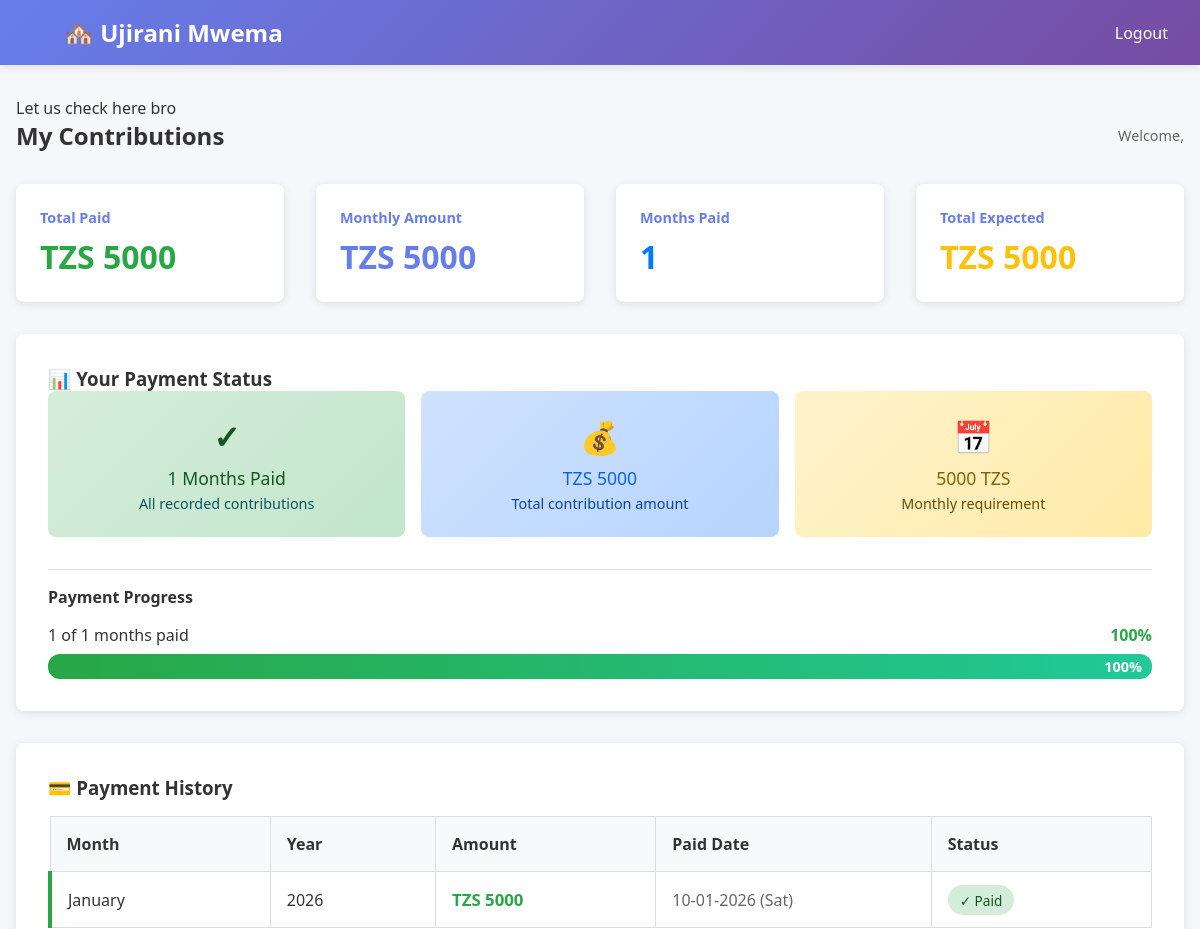
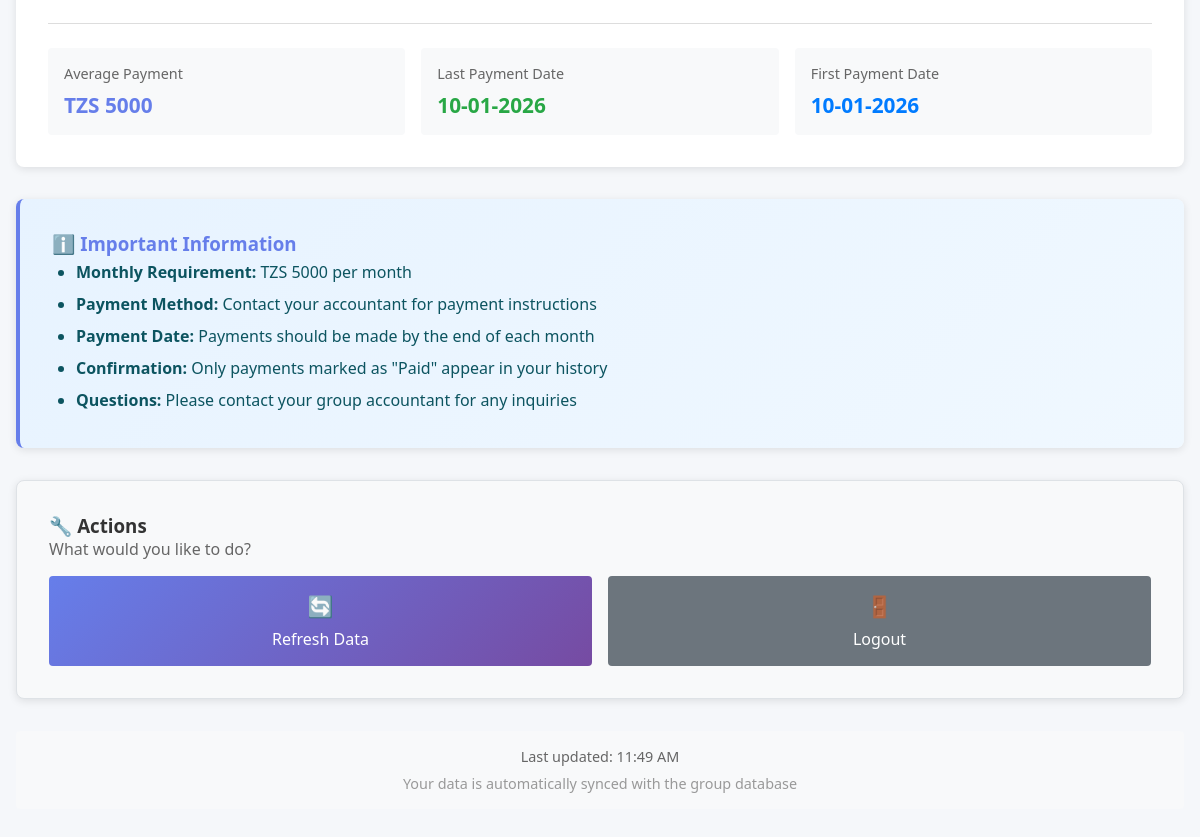
Screenshot of /members/ (signed in) with the database file from the repository (2 pictures, top to bottom).
### contributions/models.py (models this page shows, shortened)
class Group(models.Model):
    name = models.CharField(max_length=100, default="Ujirani Mwema")
    monthly_contribution = models.DecimalField(max_digits=10, decimal_places=2, default=5000)
    description = models.TextField(blank=True)
    created_at = models.DateTimeField(auto_now_add=True)
    class Meta:
        verbose_name_plural = "Groups"

class Contribution(models.Model):
    MONTHS = [
        (1, 'January'), (2, 'February'), (3, 'March'), (4, 'April'),
        (5, 'May'), (6, 'June'), (7, 'July'), (8, 'August'),
        (9, 'September'), (10, 'October'), (11, 'November'), (12, 'December')
    ]
    member = models.ForeignKey(Member, on_delete=models.CASCADE, related_name='contributions')
    year = models.IntegerField()
    month = models.IntegerField(choices=MONTHS)
    amount = models.DecimalField(max_digits=10, decimal_places=2)
    paid_date = models.DateField(auto_now_add=True)
    notes = models.TextField(blank=True)
    class Meta:
        unique_together = ('member', 'year', 'month')
        ordering = ['-year', '-month']
        verbose_name_plural = "Contributions"
    def get_month_name(self):
        return dict(self.MONTHS)[self.month]

### contributions/views.py (the view)
# urls.py: path('members/', views.member_dashboard, name='member_dashboard'),
@login_required(login_url='login')
def member_dashboard(request):
    try:
        member = Member.objects.get(user=request.user)
    except Member.DoesNotExist:
        return render(request, 'error.html', {
            'message': 'You are not registered as a member'
        })
    paid_contributions = member.contributions.all().order_by('-year', '-month')
    total_paid = paid_contributions.aggregate(Sum('amount'))['amount__sum'] or 0
    months_paid = paid_contributions.count()
    monthly_amount = member.group.monthly_contribution
    expected_payment = months_paid * monthly_amount  # PROPER CALCULATION
    context = {
        'member': member,
        'contributions': paid_contributions,
        'total_paid': total_paid,
        'monthly_amount': monthly_amount,
        'months_paid': months_paid,
        'expected_payment': expected_payment,  # Pass calculated value
    }
    return render(request, 'member_dashboard.html', context)

### templates/member_dashboard.html (shortened to what this page needs)
{% extends 'base.html' %}
{% block content %}
<div style="display: flex; justify-content: space-between; align-items: center; margin-bottom: 2rem;">
    <h2>My Contributions</h2>
    <div style="text-align: right;">
        <div style="font-size: 0.9rem; color: #666;">Welcome,</div>
    </div>
</div>
<div class="stats">
    <div class="stat-card">
        <h3>Total Paid</h3>
        <div class="value" style="color: #28a745;">TZS {{ total_paid|floatformat:0 }}</div>
    </div>
    <div class="stat-card">
        <h3>Monthly Amount</h3>
        <div class="value" style="color: #667eea;">TZS {{ monthly_amount|floatformat:0 }}</div>
    </div>
    <div class="stat-card">
        <h3>Months Paid</h3>
        <div class="value" style="color: #007bff;">{{ contributions|length }}</div>
    </div>
    <div class="stat-card">
        <h3>Total Expected</h3>
        <div class="value" style="color: #ffc107;">TZS {{ monthly_amount|floatformat:0 }}</div>
    </div>
</div>
<div class="card">
    <h3>📊 Your Payment Status</h3>
    {% if contributions %}
    <div style="display: grid; grid-template-columns: repeat(auto-fit, minmax(200px, 1fr)); gap: 1rem; margin-bottom: 2rem;">
        <div style="background: linear-gradient(135deg, #d4edda 0%, #c3e6cb 100%); padding: 1.5rem; border-radius: 8px; text-align: center;">
            <div style="font-size: 2rem; font-weight: bold; color: #155724;">✓</div>
            <div style="font-size: 1.1rem; color: #155724; margin-top: 0.5rem; font-weight: 500;">{{ contributions|length }} Months Paid</div>
            <div style="font-size: 0.9rem; color: #0c5460; margin-top: 0.25rem;">All recorded contributions</div>
        </div>
        <div style="background: linear-gradient(135deg, #cfe2ff 0%, #b6d4fe 100%); padding: 1.5rem; border-radius: 8px; text-align: center;">
            <div style="font-size: 2rem; font-weight: bold; color: #0c63e4;">💰</div>
            <div style="font-size: 1.1rem; color: #0c63e4; margin-top: 0.5rem; font-weight: 500;">TZS {{ total_paid|floatformat:0 }}</div>
            <div style="font-size: 0.9rem; color: #084298; margin-top: 0.25rem;">Total contribution amount</div>
        </div>
        <div style="background: linear-gradient(135deg, #fff3cd 0%, #ffeaa7 100%); padding: 1.5rem; border-radius: 8px; text-align: center;">
            <div style="font-size: 2rem; font-weight: bold; color: #856404;">📅</div>
            <div style="font-size: 1.1rem; color: #856404; margin-top: 0.5rem; font-weight: 500;">{{ monthly_amount|floatformat:0 }} TZS</div>
            <div style="font-size: 0.9rem; color: #664d03; margin-top: 0.25rem;">Monthly requirement</div>
        </div>
    </div>
    <div style="margin-top: 2rem; padding-top: 1rem; border-top: 1px solid #ddd;">
        <h4 style="margin-bottom: 1rem;">Payment Progress</h4>
        <div style="display: flex; gap: 0.5rem; align-items: center; margin-bottom: 0.5rem;">
            <span style="font-weight: 500;">{{ contributions|length }} of {{ contributions|length }} months paid</span>
            <span style="color: #28a745; font-weight: bold; margin-left: auto;">100%</span>
        </div>
        <div style="width: 100%; height: 25px; background: #f0f0f0; border-radius: 12px; overflow: hidden;">
            <div style="width: 100%; height: 100%; background: linear-gradient(90deg, #28a745 0%, #20c997 100%); display: flex; align-items: center; justify-content: flex-end; padding-right: 10px; color: white; font-weight: bold; font-size: 0.9rem;">
                100%
            </div>
        </div>
    </div>
    {% endif %}
</div>
<div class="card">
    <h3>💳 Payment History</h3>
    {% if contributions %}
    <div style="overflow-x: auto;">
        <table class="table">
            <thead>
                <tr>
                    <th style="width: 20%;">Month</th>
                    <th style="width: 15%;">Year</th>
                    <th style="width: 20%;">Amount</th>
                    <th style="width: 25%;">Paid Date</th>
                    <th style="width: 20%;">Status</th>
                </tr>
            </thead>
            <tbody>
                {% for contribution in contributions %}
                <tr style="border-left: 4px solid #28a745;">
                    <td style="font-weight: 500;">{{ contribution.get_month_name }}</td>
                    <td>{{ contribution.year }}</td>
                    <td style="color: #28a745; font-weight: bold; font-size: 1.05rem;">TZS {{ contribution.amount|floatformat:0 }}</td>
                    <td style="color: #666;">{{ contribution.paid_date|date:"d-m-Y (D)" }}</td>
                    <td>
                        <span style="background: #d4edda; padding: 0.35rem 0.75rem; border-radius: 20px; font-size: 0.85rem; color: #155724; font-weight: 500;">✓ Paid</span>
                    </td>
                </tr>
                {% endfor %}
            </tbody>
        </table>
    </div>
    <div style="margin-top: 1.5rem; padding-top: 1.5rem; border-top: 1px solid #ddd;">
        <div style="display: grid; grid-template-columns: repeat(auto-fit, minmax(200px, 1fr)); gap: 1rem;">
            <div style="background: #f8f9fa; padding: 1rem; border-radius: 4px;">
                <div style="font-size: 0.9rem; color: #666; margin-bottom: 0.5rem;">Average Payment</div>
                <div style="font-size: 1.3rem; font-weight: bold; color: #667eea;">
                    TZS {{ monthly_amount|floatformat:0 }}
                </div>
            </div>
            <div style="background: #f8f9fa; padding: 1rem; border-radius: 4px;">
                <div style="font-size: 0.9rem; color: #666; margin-bottom: 0.5rem;">Last Payment Date</div>
                <div style="font-size: 1.3rem; font-weight: bold; color: #28a745;">
                    {% if contributions %}{{ contributions.0.paid_date|date:"d-m-Y" }}{% else %}—{% endif %}
                </div>
            </div>
            <div style="background: #f8f9fa; padding: 1rem; border-radius: 4px;">
                <div style="font-size: 0.9rem; color: #666; margin-bottom: 0.5rem;">First Payment Date</div>
                <div style="font-size: 1.3rem; font-weight: bold; color: #007bff;">
                    {% if contributions %}
                        {% for contrib in contributions reversed %}
                            {% if forloop.last %}
                                {{ contrib.paid_date|date:"d-m-Y" }}
                            {% endif %}
                        {% endfor %}
                    {% else %}—{% endif %}
                </div>
            </div>
        </div>
    </div>
    {% else %}
    <div style="background: #f8f9fa; padding: 2rem; border-radius: 4px; text-align: center;">
        <p style="margin: 0; color: #666; font-size: 1rem;">No payment history available.</p>
    </div>
    {% endif %}
</div>
<div class="card" style="background: linear-gradient(135deg, #e7f3ff 0%, #f0f8ff 100%); border-left: 4px solid #667eea;">
    <h3 style="color: #667eea;">ℹ️ Important Information</h3>
    <ul style="margin-left: 1.5rem; color: #0c5460; line-height: 2;">
        <li><strong>Monthly Requirement:</strong> TZS {{ monthly_amount|floatformat:0 }} per month</li>
        <li><strong>Payment Method:</strong> Contact your accountant for payment instructions</li>
        <li><strong>Payment Date:</strong> Payments should be made by the end of each month</li>
        <li><strong>Confirmation:</strong> Only payments marked as "Paid" appear in your history</li>
        <li><strong>Questions:</strong> Please contact your group accountant for any inquiries</li>
    </ul>
</div>
<div class="card" style="background: #f8f9fa; border: 1px solid #dee2e6;">
    <h3>🔧 Actions</h3>
    <p style="color: #666; margin-bottom: 1rem;">What would you like to do?</p>
    <div style="display: grid; grid-template-columns: repeat(auto-fit, minmax(200px, 1fr)); gap: 1rem;">
        <a href="{% url 'member_dashboard' %}" class="btn" style="text-align: center; text-decoration: none; padding: 1rem; display: flex; flex-direction: column; align-items: center; gap: 0.5rem; background: linear-gradient(135deg, #667eea 0%, #764ba2 100%); color: white; border: none; border-radius: 4px; cursor: pointer;">
            <span style="font-size: 1.3rem;">🔄</span>
            <span style="font-weight: 500;">Refresh Data</span>
        </a>
        <a href="{% url 'login' %}" class="btn btn-secondary" style="text-align: center; text-decoration: none; padding: 1rem; display: flex; flex-direction: column; align-items: center; gap: 0.5rem; border: none; border-radius: 4px; cursor: pointer;">
            <span style="font-size: 1.3rem;">🚪</span>
            <span style="font-weight: 500;">Logout</span>
        </a>
    </div>
</div>
<div style="margin-top: 2rem; padding: 1rem; background: #f8f9fa; border-radius: 4px; text-align: center; color: #666; font-size: 0.9rem;">
    <p style="margin: 0;">
        Last updated: <span id="update-time">just now</span>
    </p>
    <p style="margin: 0.5rem 0 0 0; color: #999;">
        Your data is automatically synced with the group database
    </p>
</div>
{% endblock %}

### templates/base.html (style rules this page uses)
* { margin: 0; padding: 0; box-sizing: border-box; }
body { font-family: 'Segoe UI', Tahoma, Geneva, Verdana, sans-serif; background: #f5f7fa; color: #333; }
.card { background: white; border-radius: 8px; padding: 2rem; margin-bottom: 2rem; box-shadow: 0 2px 8px rgba(0,0,0,0.1); }
.btn { display: inline-block; padding: 0.75rem 1.5rem; background: #667eea; color: white; text-decoration: none; border: none; border-radius: 4px; cursor: pointer; font-size: 1rem; transition: background 0.3s; }
.btn-secondary { background: #6c757d; }
.table { width: 100%; border-collapse: collapse; margin-top: 1rem; }
.table th { background: #f8f9fa; padding: 1rem; text-align: left; border: 1px solid #ddd; font-weight: 600; }
.table td { padding: 1rem; border: 1px solid #ddd; }
.stats { display: grid; grid-template-columns: repeat(auto-fit, minmax(250px, 1fr)); gap: 2rem; margin-bottom: 2rem; }
.stat-card { background: white; padding: 1.5rem; border-radius: 8px; box-shadow: 0 2px 8px rgba(0,0,0,0.1); }
.stat-card h3 { color: #667eea; font-size: 0.9rem; margin-bottom: 0.5rem; }
.stat-card .value { font-size: 2rem; font-weight: bold; }

### rows the page displays
Group: monthly_contribution "5000"
Contribution: get_month_name "January", year "2026", amount "5000", paid_date "10-01-2026 (Sat)", paid_date "10-01-2026"

### other values shown
{{ total_paid|floatformat:0 }} "5000"
{{ contributions|length }} "1"
